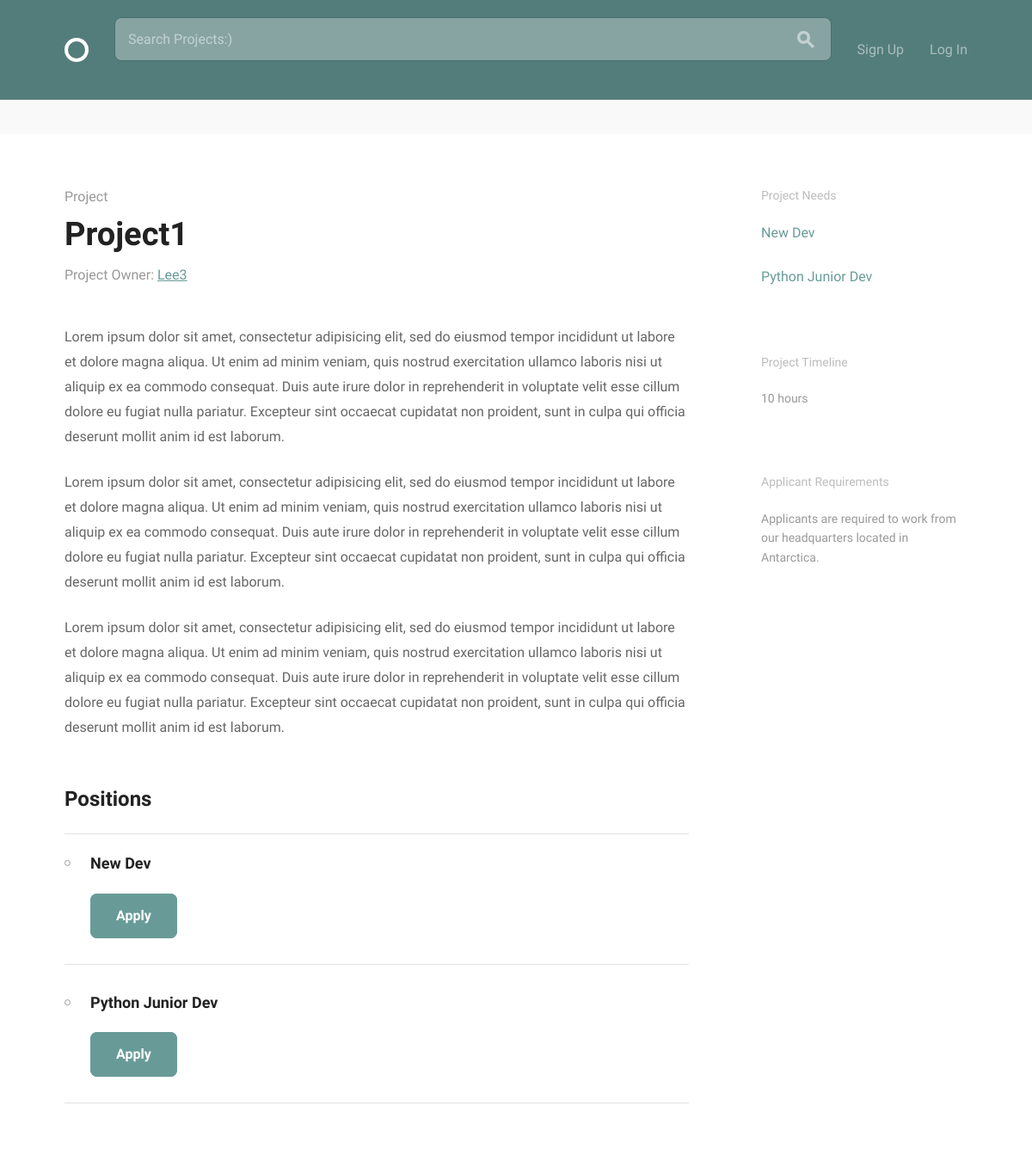
The app's page /projects/project/1/ with its own data.
### projects/models.py (models this page shows, shortened)
class Project(models.Model):
    title = models.CharField(max_length=100, unique=True)
    content = models.TextField()
    date_posted = models.DateTimeField(default=timezone.now)
    author = models.ForeignKey(
        settings.AUTH_USER_MODEL,
        on_delete=models.CASCADE,
    )
    position = models.ManyToManyField(
        'Position',
        blank=True,
        related_name='projects')
    project_status = models.BooleanField(default=False)
    class Meta:
        ordering = ['-date_posted']

class Position(models.Model):
    title = models.CharField(max_length=100, unique=True)
    project = models.ForeignKey(
        Project,
        on_delete=models.CASCADE,
        related_name='positions'
        )
    content = models.TextField()
    date_posted = models.DateTimeField(default=timezone.now)
    position_status = models.BooleanField(default=False)
    skills = models.ManyToManyField(
        'accounts.Skill',
        blank=True)
    def __str__(self):
        return self.title
    class Meta:
        ordering = ['-date_posted']

### accounts/models.py (models this page shows, shortened)
class User(AbstractBaseUser, PermissionsMixin):
    email = models.EmailField(unique=True)
    username = models.CharField(max_length=40, unique=True)
    display_name = models.CharField(max_length=140)
    bio = models.CharField(max_length=140, blank=True, default='')
    date_joined = models.DateTimeField(auto_now_add=True)
    is_active = models.BooleanField(default=True)
    is_staff = models.BooleanField(default=False)
    avatar = models.ImageField(default='default.png', upload_to='profile_pics')
    skills = models.ManyToManyField('Skill')
    re_applications = models.ManyToManyField('projects.Application')
    objects = UserManager()
    USERNAME_FIELD = 'email'
    REQUIRED_FIELDS = ['display_name', 'username']
    def __str__(self):
        return self.username

### projects/views.py (the view)
# urls.py: path('project/<pk>/', ProjectDetailView.as_view(), name='project_detail'),
class ProjectDetailView(generic.DetailView):
    model = Project
    template_name = 'project.html'

### projects/templates/project.html (shortened to what this page needs)
{% extends 'layout.html' %}
{% block content %}
  <div class="circle--actions--bar">
  </div>
  <div class="bounds circle--page circle--article">
    <div class="grid-70">
      <div class="circle--article--header">
        <h4 class="circle--article--section">Project</h4>
        <h1 class="circle--article--title">{{ object.title }}</h1>
        <p class="circle--article--byline" >Project Owner: <a href="{% url 'projects:user_list_projects' object.author.username %}">{{ object.author }}</a></p>
      </div>
      <div class="circle--article--body">
        <p>Lorem ipsum dolor sit amet, consectetur adipisicing elit, sed do eiusmod tempor incididunt ut labore et dolore magna aliqua. Ut enim ad minim veniam, quis nostrud exercitation ullamco laboris nisi ut aliquip ex ea commodo consequat. Duis aute irure dolor in reprehenderit in voluptate velit esse cillum dolore eu fugiat nulla pariatur. Excepteur sint occaecat cupidatat non proident, sunt in culpa qui officia deserunt mollit anim id est laborum.</p>
        <p>Lorem ipsum dolor sit amet, consectetur adipisicing elit, sed do eiusmod tempor incididunt ut labore et dolore magna aliqua. Ut enim ad minim veniam, quis nostrud exercitation ullamco laboris nisi ut aliquip ex ea commodo consequat. Duis aute irure dolor in reprehenderit in voluptate velit esse cillum dolore eu fugiat nulla pariatur. Excepteur sint occaecat cupidatat non proident, sunt in culpa qui officia deserunt mollit anim id est laborum.</p>
        <p>Lorem ipsum dolor sit amet, consectetur adipisicing elit, sed do eiusmod tempor incididunt ut labore et dolore magna aliqua. Ut enim ad minim veniam, quis nostrud exercitation ullamco laboris nisi ut aliquip ex ea commodo consequat. Duis aute irure dolor in reprehenderit in voluptate velit esse cillum dolore eu fugiat nulla pariatur. Excepteur sint occaecat cupidatat non proident, sunt in culpa qui officia deserunt mollit anim id est laborum.</p>
      </div>
      <div class="circle--project--positions">
        <h2>Positions</h2>
        <ul class="circle--group--list">
          {% for position in project.position.all %}
          <li>
            <h3>{{ position }}</h3>
            <a class="button button-primary" href="{% url 'projects:application_create' %}">Apply</a>
          </li>
          {% endfor %}
        </ul>
      </div>
    </div>
    <div class="grid-25 grid-push-5">
      <div class="circle--secondary--module">
        <h3>Project Needs</h3>
        {% for position in project.position.all %}
        <ul class="circle--link--list">
          <li><a>{{ position }}</a></li>
        </ul>
        {% endfor %}
      </div>
      <div class="circle--secondary--module">
        <h3>Project Timeline</h3>
        <p>10 hours</p>
      </div>
      <div class="circle--secondary--module">
        <h3>Applicant Requirements</h3>
        <p>Applicants are required to work from our headquarters located in Antarctica.</p>
      </div>
    </div>
  </div>
{% endblock %}

### assets/css/global.css (style rules this page uses)
html { font-family: sans-serif; -ms-text-size-adjust: 100%; -webkit-text-size-adjust: 100%; }
body { margin: 0; }
a { background-color: transparent; }
h1 { font-size: 2em; margin: 0.67em 0; }
html { font-size: 62.5%; }
body { font-size: 1.5em; line-height: 1.6; font-weight: 400; font-family: "Cousine"; color: #666; }
.bounds { max-width: 1080px; margin: 0 auto; }
.grid, .grid-5, .grid-10, .grid-15, .grid-20, .grid-25, .grid-30, .grid-33, .grid-35, .grid-40, .grid-45, .grid-50, .grid-55, .grid-60, .grid-65, .grid-66, .grid-70, .grid-75, .grid-80, .grid-90, .grid-95, .grid-100 { float: left; box-sizing: border-box; position: relative; }
.grid-push-5 { left: 5%; }
.grid-25 { width: 25%; padding: 0 15px; }
.grid-70 { width: 70%; padding: 0 15px; }
h1, h2, h3, h4, h5, h6 { margin-top: 0; margin-bottom: 2rem; font-weight: bold; font-family: "Work Sans", sans-serif; color: #222; }
h1 { font-size: 3.8rem; }
h2 { font-size: 2.4rem; }
h3 { font-size: 1.8rem; }
h4 { font-size: 1.6rem; }
@media (min-width: 550px) { h1 { font-size: 3.8rem; } }
@media (min-width: 550px) { h2 { font-size: 2.4rem; } }
@media (min-width: 550px) { h3 { font-size: 1.8rem; } }
@media (min-width: 550px) { h4 { font-size: 1.6rem; } }
p { margin-top: 0; font-size: 1.6rem; }
a { color: #689b98; -webkit-transition: color 0.2s; -moz-transition: color 0.2s; -ms-transition: color 0.2s; -o-transition: color 0.2s; transition: color 0.2s; }
.button, button, input[type="submit"], input[type="reset"], input[type="button"] { font-family: "Work Sans", sans-serif; font-size: 1.6rem; padding: 18px 30px; border: 0; margin-right: 10px; border-radius: 8px; font-weight: bold; display: inline-block; white-space: nowrap; box-sizing: border-box; line-height: 1; text-decoration: none; color: #689b98; background: none; box-shadow: 0 0 0 2px #689b98 inset; position: relative; -webkit-transition: 0.2s; -moz-transition: 0.2s; -ms-transition: 0.2s; -o-transition: 0.2s; transition: 0.2s; }
.button { cursor: pointer; }
.button.button-primary, input[type="submit"].button-primary, input[type="reset"].button-primary, input[type="button"].button-primary, button.button-primary { color: #fff; background-color: #689b98; }
ul { list-style: circle inside; }
ul { padding-left: 0; margin-top: 0; }
li { margin-bottom: 1rem; font-size: 1.6rem; }
button, .button { margin-bottom: 1rem; }
pre, blockquote, dl, figure, table, p, ul, ol, form { margin-bottom: 2.5rem; }
.circle--link--list { list-style-type: none; }
.circle--link--list a { text-decoration: none; }
.circle--group--list { border-top: 1px solid #e1e1e1; list-style: none; }
.circle--group--list li { border-bottom: 1px solid #e1e1e1; padding: 2rem 0 2rem 3rem; }
.circle--group--list li:before { content: ""; float: left; margin: 10px 0 0 -30px; width: 5px; height: 5px; border: 1px solid #999; border-radius: 10px; display: block; }
.circle--article--header { margin-bottom: 50px; }
.circle--article--header h1 { margin-bottom: 10px; }
.circle--article--section { margin: 0; font-weight: normal; color: #999; }
.circle--article--byline { margin: 0; line-height: 1; font-size: 1.6rem; color: #999; }
.circle--secondary--module { margin-bottom: 50px; }
.circle--secondary--module:before, .circle--secondary--module:after { content: " "; display: table; }
.circle--secondary--module:after { clear: both; }
.circle--secondary--module > h1, .circle--secondary--module > h2, .circle--secondary--module > h3, .circle--secondary--module > h4, .circle--secondary--module > h5, .circle--secondary--module > h6 { font-family: "Cousine"; color: rgba(34, 34, 34, 0.3); font-size: 1.4rem; font-weight: normal; }
.circle--secondary--module p { font-size: 1.4rem; color: #999999; }
.circle--page { margin-bottom: 100px; }
.circle--page:before, .circle--page:after { content: " "; display: table; }
.circle--page:after { clear: both; }
.circle--article { padding-top: 30px; }
.circle--article--body { line-height: 1.8; margin-bottom: 50px; }
.circle--actions--bar { margin: -30px 0 30px; background: #f9f9f9; padding: 20px 0; }
.circle--actions--bar:before, .circle--actions--bar:after { content: " "; display: table; }
.circle--actions--bar:after { clear: both; }

### records on screen
Project: title "Project1", author "Lee3"
Position: title "New Dev"
Position: title "Python Junior Dev"
